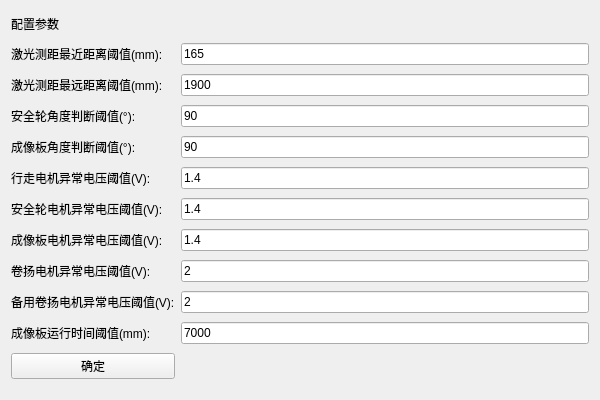
<?xml version="1.0" encoding="UTF-8"?>
<ui version="4.0">
 <class>ControlBoardConfigFormClass</class>
 <widget class="QMainWindow" name="ControlBoardConfigFormClass">
  <property name="geometry">
   <rect>
    <x>0</x>
    <y>0</y>
    <width>600</width>
    <height>400</height>
   </rect>
  </property>
  <property name="windowTitle">
   <string>ControlBoardConfigForm</string>
  </property>
  <widget class="QWidget" name="centralWidget">
   <layout class="QGridLayout" name="gridLayout">
    <item row="4" column="1">
     <widget class="QLineEdit" name="lineEdit_4">
      <property name="text">
       <string>90</string>
      </property>
     </widget>
    </item>
    <item row="5" column="1">
     <widget class="QLineEdit" name="lineEdit_5">
      <property name="text">
       <string>1.4</string>
      </property>
     </widget>
    </item>
    <item row="6" column="0">
     <widget class="QLabel" name="label_7">
      <property name="text">
       <string>安全轮电机异常电压阈值(V):</string>
      </property>
     </widget>
    </item>
    <item row="7" column="1">
     <widget class="QLineEdit" name="lineEdit_7">
      <property name="text">
       <string>1.4</string>
      </property>
     </widget>
    </item>
    <item row="1" column="1">
     <widget class="QLineEdit" name="lineEdit_2">
      <property name="text">
       <string>165</string>
      </property>
     </widget>
    </item>
    <item row="2" column="0">
     <widget class="QLabel" name="label_3">
      <property name="text">
       <string>激光测距最远距离阈值(mm):</string>
      </property>
     </widget>
    </item>
    <item row="5" column="0">
     <widget class="QLabel" name="label_6">
      <property name="text">
       <string>行走电机异常电压阈值(V):</string>
      </property>
     </widget>
    </item>
    <item row="8" column="1">
     <widget class="QLineEdit" name="lineEdit_8">
      <property name="text">
       <string>2</string>
      </property>
     </widget>
    </item>
    <item row="3" column="1">
     <widget class="QLineEdit" name="lineEdit">
      <property name="text">
       <string>90</string>
      </property>
     </widget>
    </item>
    <item row="8" column="0">
     <widget class="QLabel" name="label_9">
      <property name="text">
       <string>卷扬电机异常电压阈值(V):</string>
      </property>
     </widget>
    </item>
    <item row="0" column="0">
     <widget class="QLabel" name="label">
      <property name="maximumSize">
       <size>
        <width>16777215</width>
        <height>20</height>
       </size>
      </property>
      <property name="text">
       <string>配置参数</string>
      </property>
     </widget>
    </item>
    <item row="1" column="0">
     <widget class="QLabel" name="label_2">
      <property name="text">
       <string>激光测距最近距离阈值(mm):</string>
      </property>
     </widget>
    </item>
    <item row="10" column="0">
     <widget class="QLabel" name="label_11">
      <property name="text">
       <string>成像板运行时间阈值(mm):</string>
      </property>
     </widget>
    </item>
    <item row="7" column="0">
     <widget class="QLabel" name="label_8">
      <property name="text">
       <string>成像板电机异常电压阈值(V):</string>
      </property>
     </widget>
    </item>
    <item row="4" column="0">
     <widget class="QLabel" name="label_5">
      <property name="text">
       <string>成像板角度判断阈值(°):</string>
      </property>
     </widget>
    </item>
    <item row="2" column="1">
     <widget class="QLineEdit" name="lineEdit_3">
      <property name="text">
       <string>1900</string>
      </property>
     </widget>
    </item>
    <item row="3" column="0">
     <widget class="QLabel" name="label_4">
      <property name="text">
       <string>安全轮角度判断阈值(°):</string>
      </property>
     </widget>
    </item>
    <item row="9" column="1">
     <widget class="QLineEdit" name="lineEdit_9">
      <property name="text">
       <string>2</string>
      </property>
     </widget>
    </item>
    <item row="9" column="0">
     <widget class="QLabel" name="label_10">
      <property name="text">
       <string>备用卷扬电机异常电压阈值(V):</string>
      </property>
     </widget>
    </item>
    <item row="6" column="1">
     <widget class="QLineEdit" name="lineEdit_6">
      <property name="text">
       <string>1.4</string>
      </property>
     </widget>
    </item>
    <item row="10" column="1">
     <widget class="QLineEdit" name="lineEdit_10">
      <property name="text">
       <string>7000</string>
      </property>
     </widget>
    </item>
    <item row="11" column="0">
     <widget class="QPushButton" name="pushButton">
      <property name="text">
       <string>确定</string>
      </property>
     </widget>
    </item>
   </layout>
  </widget>
 </widget>
 <layoutdefault spacing="6" margin="11"/>
 <resources/>
 <connections/>
</ui>
